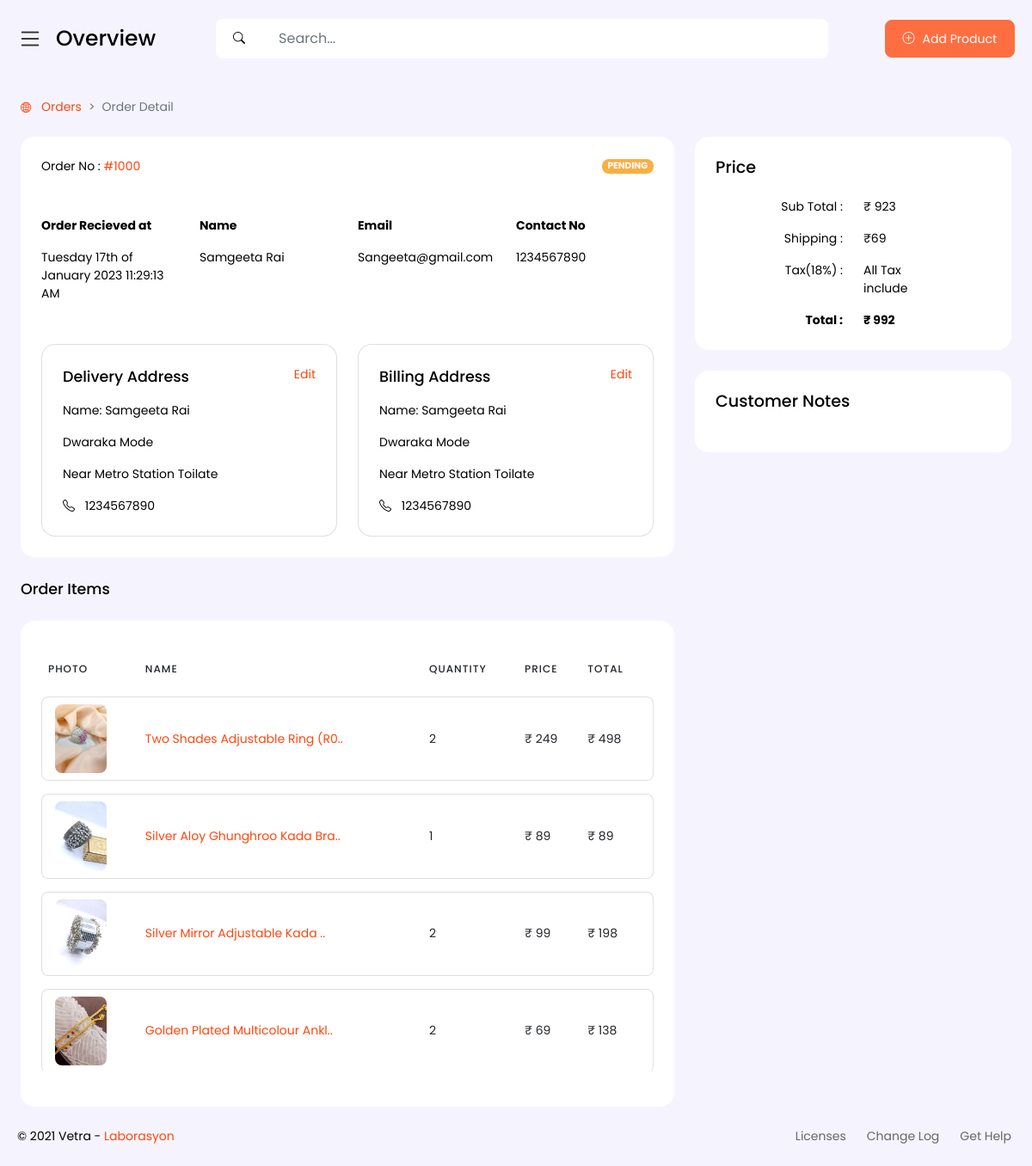
Page /admin/order-detail.php?details=1000 (signed in) on the committed database.
### tables this page shows
CREATE TABLE `orders` (
  `order_id` int(11) NOT NULL,
  `product_id` varchar(100) NOT NULL,
  `product_name` varchar(500) NOT NULL,
  `order_method` varchar(100) NOT NULL,
  `customer_id` varchar(100) NOT NULL,
  `order_iteams` varchar(100) NOT NULL,
  `order_qty` int(100) NOT NULL,
  `order_price` int(100) NOT NULL,
  `order_notes` varchar(200) NOT NULL,
  `order_date` varchar(100) NOT NULL,
  `order_number` int(100) NOT NULL,
  `server_date` datetime NOT NULL DEFAULT current_timestamp()
);

CREATE TABLE `customers` (
  `id` int(11) NOT NULL,
  `first_name` varchar(500) NOT NULL,
  `last_name` varchar(500) NOT NULL,
  `country` varchar(200) NOT NULL,
  `street-address-1` varchar(200) NOT NULL,
  `street-address-2` varchar(200) NOT NULL,
  `city` varchar(200) NOT NULL,
  `pincode` varchar(200) NOT NULL,
  `email` varchar(200) NOT NULL,
  `orders` int(200) NOT NULL,
  `spent` int(200) NOT NULL,
  `date` datetime NOT NULL DEFAULT current_timestamp(),
  `order_id_` varchar(200) NOT NULL,
  `customer_mobile` varchar(100) NOT NULL
);

CREATE TABLE `product_page` (
  `productid` int(11) NOT NULL,
  `product_name` varchar(200) NOT NULL,
  `Compare_price` int(11) NOT NULL,
  `price` int(11) NOT NULL,
  `product_img` varchar(200) NOT NULL,
  `product_img2` varchar(300) NOT NULL,
  `collection_id` int(11) NOT NULL,
  `sub_category_id` int(11) NOT NULL,
  `product_desc` longtext NOT NULL,
  `catalog_url` varchar(255) NOT NULL,
  `url_handler` varchar(500) NOT NULL,
  `product_meta_title` varchar(200) NOT NULL,
  `product_meta_description` varchar(200) NOT NULL,
  `collection_url_handler_2` varchar(500) NOT NULL,
  `product_tags` varchar(500) NOT NULL,
  `session_id` int(11) NOT NULL,
  `status` int(11) NOT NULL,
  `added_date` timestamp NOT NULL DEFAULT current_timestamp()
);

### admin/order-detail.php (the view, shortened to what this page needs)
<?php
include './header.php';
?>
<div class="content ">
    <div class="mb-4">
        <nav style="--bs-breadcrumb-divider: '>';" aria-label="breadcrumb">
            <ol class="breadcrumb">
                <li class="breadcrumb-item">
                    <a href="./orders.php">
                        <i class="bi bi-globe2 small me-2"></i> Orders
                    </a>
                </li>
                <li class="breadcrumb-item active" aria-current="page">Order Detail</li>
            </ol>
        </nav>
    </div>
    <?php
    $order_deatils = "SELECT * FROM `orders` INNER JOIN `customers` on orders.customer_id = customers.id Where `order_id`=$_REQUEST[details] ";
    $order_deatils_run = $conn->query($order_deatils);
    if ($order_deatils_run) {
        if (mysqli_num_rows($order_deatils_run) > 0) {
            $order_details_data = mysqli_fetch_assoc($order_deatils_run);
        }
    } else {
    }
    ?>
    <div class="row">
        <div class="col-lg-8 col-md-12">
            <div class="card mb-4">
                <div class="card-body">
                    <div class="mb-5 d-flex align-items-center justify-content-between">
                        <span>Order No : <a href="javascript:void(0)">#<?php echo $order_details_data['order_id'] ?></a></span>
                        <span class="badge bg-warning">PENDING</span>
                    </div>
                    <div class="row mb-5 g-4">
                        <div class="col-md-3 col-sm-6">
                            <p class="fw-bold">Order Recieved at</p>
                            <?php
                            echo $order_details_data['order_date'];
                            ?>
                        </div>
                        <div class="col-md-3 col-sm-6">
                            <p class="fw-bold">Name</p>
                            <?php
                            echo $order_details_data['first_name'] . " " . $order_details_data['last_name'];
                            ?>
                        </div>
                        <div class="col-md-3 col-sm-6">
                            <p class="fw-bold">Email</p>
                            <?php
                            echo $order_details_data['email'];
                            ?>
                        </div>
                        <div class="col-md-3 col-sm-6">
                            <p class="fw-bold">Contact No</p>
                            <?php
                            echo $order_details_data['customer_mobile'];
                            ?>
                        </div>
                    </div>
                    <div class="row g-4">
                        <div class="col-md-6 col-sm-12">
                            <div class="card">
                                <div class="card-body d-flex flex-column gap-3">
                                    <div class="d-flex justify-content-between">
                                        <h5 class="mb-0">Delivery Address</h5>
                                        <a href="#">Edit</a>
                                    </div>
                                    <div>Name: <?php echo $order_details_data['first_name'] . " " . $order_details_data['last_name']; ?></div>
                                    <div><?php echo $order_details_data['street-address-1']; ?></div>
                                    <div><?php
                                            if ($order_details_data['street-address-2'] != "") {
                                                echo $order_details_data['street-address-2'];
                                            } else {
                                            }
                                            ?></div>
                                    <div>
                                        <i class="bi bi-telephone me-2"></i> <?php echo $order_details_data['customer_mobile'] ?>
                                    </div>
                                </div>
                            </div>
                        </div>
                        <div class="col-md-6 col-sm-12">
                            <div class="card">
                                <div class="card-body d-flex flex-column gap-3">
                                    <div class="d-flex justify-content-between">
                                        <h5 class="mb-0">Billing Address</h5>
                                        <a href="#">Edit</a>
                                    </div>
                                    <div>Name: <?php echo $order_details_data['first_name'] . " " . $order_details_data['last_name']; ?></div>
                                    <div><?php echo $order_details_data['street-address-1']; ?></div>
                                    <div><?php
                                            if ($order_details_data['street-address-2'] != "") {
                                                echo $order_details_data['street-address-2'];
                                            } else {
                                            }
                                            ?></div>
                                    <div>
                                        <i class="bi bi-telephone me-2"></i> <?php echo $order_details_data['customer_mobile'] ?>
                                    </div>
                                </div>
                            </div>
                        </div>
                    </div>
                </div>
            </div>
            <div class="card widget">
                <h5 class="card-header">Order Items</h5>
                <div class="card-body">
                    <div class="table-responsive">
                        <table class="table table-custom mb-0">
                            <thead>
                                <tr>
                                    <th>Photo</th>
                                    <th>Name</th>
                                    <th>Quantity</th>
                                    <th>Price</th>
                                    <th>Total</th>
                                </tr>
                            </thead>
                            <tbody>
                                <?php
                                $iteams_order = "SELECT * FROM `orders` WHERE order_id= $_REQUEST[details]";
                                $iteams_order_run = $conn->query($iteams_order);
                                if ($iteams_order) {
                                    if (mysqli_num_rows($iteams_order_run) > 0) {
                                        $subtotal = 0;
                                        while ($data_order_iteams = mysqli_fetch_assoc($iteams_order_run)) {
                                ?>
                                            <tr>
                                                <td>
                                                    <a href="#">
                                                        <?php $show_image_product_iteam = "SELECT * FROM `product_page` WHERE `productid`=$data_order_iteams[product_id] ";
                                                        $show_image_product_iteam_run = $conn->query($show_image_product_iteam);
                                                        if ($show_image_product_iteam_run) {
                                                            $data_product_image = mysqli_fetch_assoc($show_image_product_iteam_run);
                                                        }
                                                        ?>
                                                        <img src="./assets/images/product_images/<?php echo $data_product_image['product_img'] ?>" class="rounded" width="60" alt="...">
                                                    </a>
                                                </td>
                                                <td>
                                                    <a href="../single-product.php?productid= <?php echo $data_product_image['productid'] ?>">
                                                        <?php
                                                        if (strlen($data_order_iteams['product_name']) > 30) {
                                                            echo substr($data_order_iteams['product_name'], 0, 30) . "..";
                                                        } else {
                                                            echo $data_order_iteams['product_name'];
                                                        }
                                                        ?>
                                                    </a>
                                                </td>
                                                <td><?php echo $data_order_iteams['order_qty']; ?></td>
                                                <td> &#8377; <?php echo $data_order_iteams['order_price']; ?></td>
                                                <td>&#8377; <?php
                                                            echo $data_order_iteams['order_qty'] * $data_order_iteams['order_price'];
                                                            ?></td>
                                                <?php
                                                $single_total =  $data_order_iteams['order_qty'] * $data_order_iteams['order_price'];
                                                $subtotal = $subtotal + $single_total;
                                                ?>
                                            </tr>
                                <?php }
                                    }
                                }
                                ?>
                            </tbody>
                        </table>
                    </div>
                </div>
            </div>
        </div>
        <div class=" col-lg-4 col-md-12 mt-4 mt-lg-0">
            <div class="card mb-4">
                <div class="card-body">
                    <h6 class="card-title mb-4">Price</h6>
                    <div class="row justify-content-center mb-3">
                        <div class="col-4 text-end">Sub Total :</div>
                        <div class="col-4">&#8377; <?php echo $subtotal ?></div>
                    </div>
                    <div class="row justify-content-center mb-3">
                        <div class="col-4 text-end">Shipping :</div>
                        <div class="col-4"> &#8377;69</div>
                    </div>
                    <div class="row justify-content-center mb-3">
                        <div class="col-4 text-end">Tax(18%) :</div>
                        <div class="col-4">All Tax include</div>
                    </div>
                    <div class="row justify-content-center">
                        <div class="col-4 text-end">
                            <strong>Total :</strong>
                        </div>
                        <div class="col-4">
                            <strong> &#8377; <?php echo $subtotal + 69;  ?></strong>
                        </div>
                    </div>
                </div>
            </div>
            <div class="card">
                <div class="card-body">
                    <h6 class="card-title mb-4">Customer Notes</h6>
                </div>
            </div>
        </div>
    </div>
</div>
<?php
include './footer.php';
?>
</body>
</html>

### rows in the picture
orders: order "1000", order_date "Tuesday 17th of January 2023 11:29:13 AM", product_page.product_img (picture), product_name "Two Shades Adjustable Ring (R0", order_qty "2", order_price "249", $data_order_iteams['order_qty'] * $data_order_iteams['order_price'] "498"
customers: first_name "Samgeeta", last_name "Rai", email "Sangeeta@gmail.com", customer_mobile "1234567890", value "Dwaraka Mode", value "Near Metro Station Toilate"
orders: product_page.product_img (picture), product_name "Silver Aloy Ghunghroo Kada Bra", order_qty "1", order_price "89"
orders: product_page.product_img (picture), product_name "Silver Mirror Adjustable Kada", order_qty "2", order_price "99", $data_order_iteams['order_qty'] * $data_order_iteams['order_price'] "198"
orders: product_page.product_img (picture), product_name "Golden Plated Multicolour Ankl", order_qty "2", order_price "69", $data_order_iteams['order_qty'] * $data_order_iteams['order_price'] "138"

### other values in the picture
$subtotal "923"
$subtotal + 69 "992"
